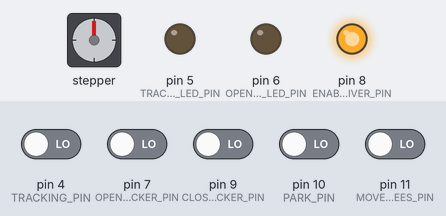
Bench run of a sketch on a simulated Arduino Uno, built with avr-gcc and run on an emulated ATmega328P. Parts: stepper motor, output pins drawn as LEDs (lit = HIGH). Wiring (inferred from the names in the program): stepper motor driver (200 steps per turn assumed): step pin 3; direction pin 2. The test bench sets the inputs (shaded band); at power-on: pin 4 (TRACKING_PIN), pin 7 (OPEN_TRACKER_PIN), pin 9 (CLOSE_TRACKER_PIN), pin 10 (PARK_PIN), pin 11 (MOVE_N_DEGREES_PIN) LOW. Pins used as bus, display or sensor lines are not drawn.

Above: at 1.2 s.
1.3 s: pin 4 (TRACKING_PIN) driven HIGH
At 1.45 s:
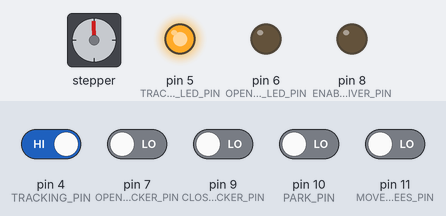
4.3 s: pin 7 (OPEN_TRACKER_PIN) driven HIGH
At 4.58 s:
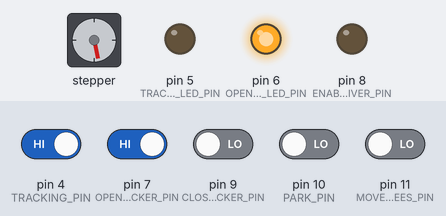
7.3 s: pin 9 (CLOSE_TRACKER_PIN) driven HIGH
10.3 s: pin 10 (PARK_PIN) driven HIGH
At 11.3 s:
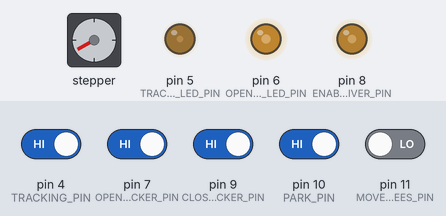
11.8 s: pin 11 (MOVE_N_DEGREES_PIN) driven HIGH
At 13.0 s:
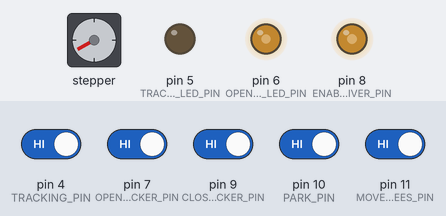
13.3 s: pin 7 (OPEN_TRACKER_PIN) driven LOW
At 13.6 s:
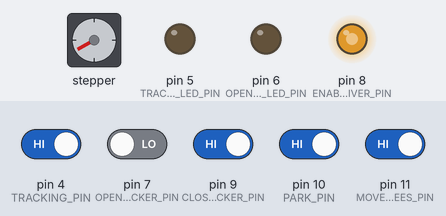
Timing chart, 0 to 15.8 s (numbered marks = the images above; inputs shaded):
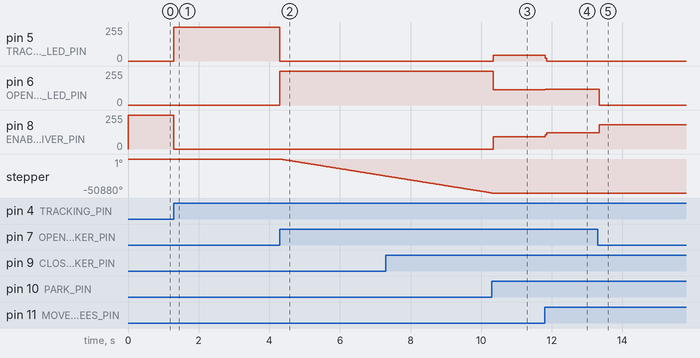

Measured:
- after the input at 1.3 s, pin 5 (TRACKING_LED_PIN): 0/255 → 255/255 at once; pin 8 (ENABLE_DRIVER_PIN): 255/255 → 0/255 at once; stepper: keeps turning counter-clockwise at about 49°/s, starting at once
- after the input at 4.3 s, pin 5 (TRACKING_LED_PIN): 255/255 → 0/255 at once; pin 6 (OPEN_TRACKER_LED_PIN): 0/255 → 255/255 at once
- after the input at 10.3 s, pin 5 (TRACKING_LED_PIN): 0/255 → 42/255 at once; pin 6 (OPEN_TRACKER_LED_PIN): 255/255 → 113/255 at once; pin 8 (ENABLE_DRIVER_PIN): 0/255 → 92/255 at once
- after the input at 11.8 s, pin 5 (TRACKING_LED_PIN): 42/255 → 0/255 at once; pin 6 (OPEN_TRACKER_LED_PIN): 113/255 → 119/255 at once; pin 8 (ENABLE_DRIVER_PIN): 92/255 → 122/255 at once
- after the input at 13.3 s, pin 6 (OPEN_TRACKER_LED_PIN): 119/255 → 0/255 at once; pin 8 (ENABLE_DRIVER_PIN): 122/255 → 182/255 at once

The sketch:

Tracker_v2.0.ino
```cpp
#define DIR_PIN 2
#define STEP_PIN 3
#define TRACKING_PIN 4
#define TRACKING_LED_PIN 5
#define OPEN_TRACKER_LED_PIN 6
#define OPEN_TRACKER_PIN 7
#define ENABLE_DRIVER_PIN 8
#define CLOSE_TRACKER_PIN 9
#define PARK_PIN 10
#define MOVE_N_DEGREES_PIN 11

const unsigned long TRACKING_SPEED = 37030;
const unsigned long FAST_SPEED = 200;

volatile bool trackingEnabled = false;
volatile bool isOpening = false;
volatile bool isClosing = false;
volatile bool isMovingToDegrees = false;
unsigned long stepDelay = TRACKING_SPEED;
unsigned long nextStepTime = 0;
unsigned long moveStartTime = 0;

void setup() {
    pinMode(DIR_PIN, OUTPUT);
    digitalWrite(DIR_PIN, LOW);

    pinMode(STEP_PIN, OUTPUT);
    pinMode(TRACKING_PIN, INPUT);
    pinMode(TRACKING_LED_PIN, OUTPUT);
    pinMode(OPEN_TRACKER_PIN, INPUT);
    pinMode(OPEN_TRACKER_LED_PIN, OUTPUT);
    pinMode(CLOSE_TRACKER_PIN, INPUT);
    pinMode(MOVE_N_DEGREES_PIN, INPUT);
    pinMode(PARK_PIN, INPUT);
    pinMode(ENABLE_DRIVER_PIN, OUTPUT);

    digitalWrite(ENABLE_DRIVER_PIN, HIGH);
}

void loop() {
    handleButtons();
    checkMoveTimeout();
    generateStepPulse();
}

void handleButtons() {
    if (digitalRead(TRACKING_PIN) == HIGH) {
        toggleTracking(true);
    } else {
        toggleTracking(false);
    }

    if (digitalRead(OPEN_TRACKER_PIN) == HIGH) {
        openTracker();
    } else if (isOpening) {
        stopOperation();
    }

    if (digitalRead(CLOSE_TRACKER_PIN) == HIGH && !isClosing) {
        closeTracker();
    }

    if (digitalRead(MOVE_N_DEGREES_PIN) == HIGH && !isMovingToDegrees) {
        moveToDegrees();
    }

    if (digitalRead(PARK_PIN) == HIGH && isClosing) {
        stopOperation();
        if (trackingEnabled) toggleTracking(true);
    }
}

void toggleTracking(bool enable) {
    if (isOpening || isClosing || isMovingToDegrees) return;

    trackingEnabled = enable;
    digitalWrite(TRACKING_LED_PIN, enable ? HIGH : LOW);
    stepDelay = enable ? TRACKING_SPEED : 0;
    digitalWrite(ENABLE_DRIVER_PIN, enable ? LOW : HIGH);
}

void openTracker() {
    trackingEnabled = false;
    digitalWrite(TRACKING_LED_PIN, LOW);
    isOpening = true;
    stepDelay = FAST_SPEED;
    digitalWrite(ENABLE_DRIVER_PIN, LOW);
    digitalWrite(DIR_PIN, LOW);
    digitalWrite(OPEN_TRACKER_LED_PIN, HIGH);
}

void closeTracker() {
    trackingEnabled = false;
    digitalWrite(TRACKING_LED_PIN, LOW);
    isClosing = true;
    stepDelay = FAST_SPEED;
    digitalWrite(ENABLE_DRIVER_PIN, LOW);
    digitalWrite(DIR_PIN, HIGH);
}


void moveToDegrees() {
    trackingEnabled = false;
    digitalWrite(TRACKING_LED_PIN, LOW);
    isMovingToDegrees = true;
    digitalWrite(DIR_PIN, LOW);
    digitalWrite(ENABLE_DRIVER_PIN, LOW);
    stepDelay = FAST_SPEED;
    moveStartTime = millis();
}

void stopOperation() {
    isOpening = false;
    isClosing = false;
    digitalWrite(ENABLE_DRIVER_PIN, HIGH);
    trackingEnabled = false;
    stepDelay = 0;
    digitalWrite(OPEN_TRACKER_LED_PIN, LOW);
    digitalWrite(DIR_PIN, LOW);
}

void generateStepPulse() {
    if (stepDelay == 0) return;

    unsigned long currentTime = micros();
    if (currentTime > nextStepTime) {
        digitalWrite(STEP_PIN, HIGH);
        nextStepTime = currentTime + stepDelay;
    }

    if (currentTime > nextStepTime - (stepDelay / 2)) {
        digitalWrite(STEP_PIN, LOW);
    }
}


void checkMoveTimeout() {
    if (isMovingToDegrees && (millis() - moveStartTime >= 16000)) {
        isMovingToDegrees = false;
        stepDelay = 0;
        digitalWrite(ENABLE_DRIVER_PIN, HIGH);

        if (trackingEnabled) {
            toggleTracking(true);
        }
    }
}
```
